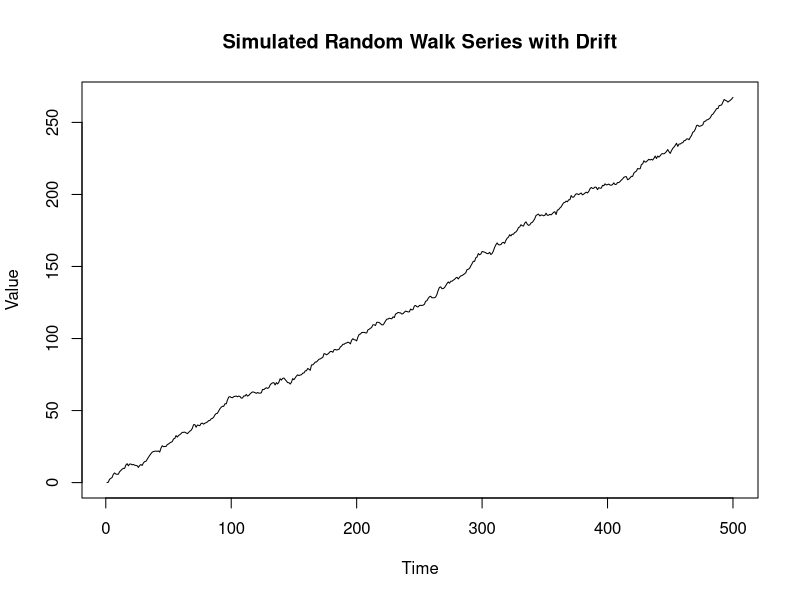
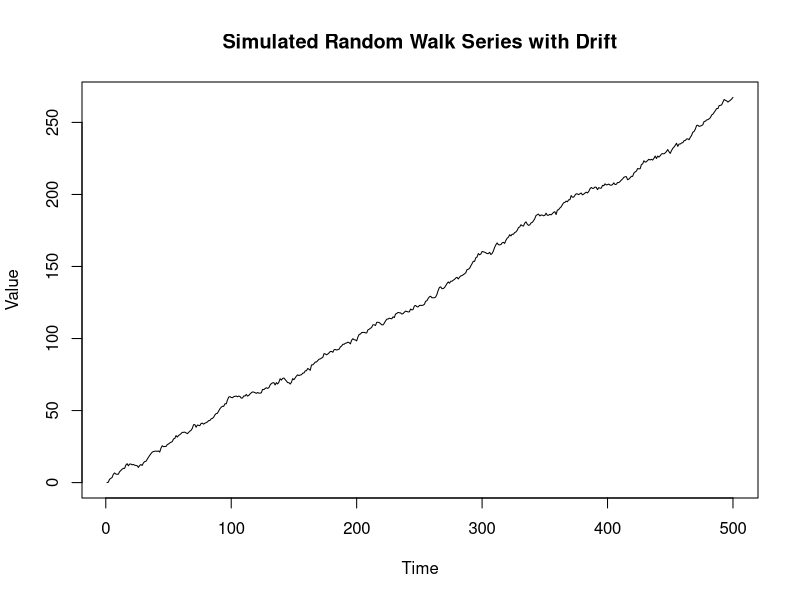

Write R code to recreate these figures, in order.
##########################################################################################
# Simulating a Random Walk with Drift and Performing ADF Test
##########################################################################################

# Load required package
if (!requireNamespace("urca", quietly = TRUE)) {
  install.packages("urca")
}
library(urca)

# Load plotting library
library(ggplot2)

# Set seed for reproducibility
set.seed(123)

##########################################################################################
# 1. Simulate Random Walk with Drift
##########################################################################################
# Set working directory to the folder where this script is saved (only works in RStudio)
if (requireNamespace("rstudioapi", quietly = TRUE)) {
  setwd(dirname(rstudioapi::getActiveDocumentContext()$path))
}

n <- 500         # Number of observations
delta <- 0.5     # Drift parameter
epsilon <- rnorm(n)  # White noise

# Initialize the series
y <- numeric(n)
y[1] <- 0  # Starting value

# Generate the random walk series with drift
for (t in 2:n) {
  y[t] <- y[t-1] + delta + epsilon[t]
}

##########################################################################################
# 2. Plot and Save the Simulated Random Walk
##########################################################################################

# Base R plot (show on screen)
plot(y, type = 'l', 
     main = 'Simulated Random Walk Series with Drift', 
     xlab = 'Time', 
     ylab = 'Value')

# Save the plot to a PNG file
png(filename = "random_walk_with_drift.png", width = 600, height = 400)
plot(y, type = 'l', 
     main = 'Simulated Random Walk Series with Drift', 
     xlab = 'Time', 
     ylab = 'Value')
dev.off()

##########################################################################################
# 3. Perform Augmented Dickey-Fuller (ADF) Test
##########################################################################################

# Conduct ADF test with drift term and lag selected by AIC
adf_test <- ur.df(y, type = 'drift', lags = 1, selectlags = "AIC")

# Output the ADF test results
summary(adf_test)
